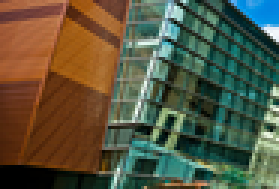
#> input picture images/t2_1.png, 93 x 63 px, shrunk from 543 x 371 before the run (shown 3 times larger); its folder holds 4 pictures in this run; the run also reads 1 picture not shown here
$ python panorama.py   (Python 2 division)
#> lines starting #> are read from the running program, lines starting #| are printed output that depends on the picture; pictures that were not available may be replaced by others from this repository, and a replacement may not be noted
#> in stitch, img is the input picture: shape (63, 93, 3); mean B, G, R 64, 86.7, 86.8
import cv2
import numpy as np
import json
import matplotlib.pyplot as plt
import itertools
from multiprocessing import Pool


def feature_matching(img1, img2):
    '''
    Input: two 3-channel images
    Return: Coordinates of keypoints that match one image
            with the other
    '''
    sift = cv2.xfeatures2d.SIFT_create(
        contrastThreshold=0.04, edgeThreshold=10)
    keypoints1, descriptors1 = sift.detectAndCompute(img1, None)
#> keypoints1 = 83 keypoints; strongest (x, y, size): (90, 42, 1.9), (57, 40, 2.1), (52, 44, 1.8), (89, 39, 1.9)
    keypoints2, descriptors2 = sift.detectAndCompute(img2, None)
#> keypoints2 = 99 keypoints; strongest (x, y, size): (68, 46, 3), (75, 46, 2.9), (62, 58, 3.2), (60, 47, 3)

    matches = []

    for ds1 in range(len(descriptors1)):
        smallest_distance = np.inf
        second_smallest = np.inf

        for ds2 in range(len(descriptors2)):
            distance = np.linalg.norm(descriptors1[ds1] - descriptors2[ds2])
            #distance = np.sqrt(np.sum((descriptors1[ds1] - descriptors2[ds2])**2))

            if distance < smallest_distance:
                second_smallest = smallest_distance
                smallest_distance = distance
                smallest_index = [ds1, ds2]

            elif distance < second_smallest:
                second_smallest = distance

        # ratio test
        if (smallest_distance/second_smallest) < 0.8:
            matches.append(smallest_index)
#> this loop made 83 passes
#> after the loop, matches = [[56, 4], [57, 1], [58, 2], [59, 3], [60, 5], [61, 6], [62, 10], [63, 7], [65, 12], [66, 14], [67, 11], [68, 16], [69, 13], [70, 20], [71, 18], [72, 15], [73, 19], [75, 3], [77, 24], [78, 25], [80, 26]]; smallest_index = [82, 28]

    kp_coordinates_1 = []
    kp_coordinates_2 = []

    for val in np.array(matches)[:, 0]:
        kp_coordinates_1.append(keypoints1[val].pt)
#> this loop made 21 passes
#> val on passes 1 to 12: 56, 57, 58, 59, 60, 61, 62, 63, 65, 66, 67, 68
#> after the loop, kp_coordinates_1 = 21 items, first 6: (70.38, 38.39), (70.95, 6.31), (70.95, 6.31), (70.96, 15.9), (71.81, 30.11), (71.81, 30.11)

    for val in np.array(matches)[:, 1]:
        kp_coordinates_2.append(keypoints2[val].pt)
#> this loop made 21 passes
#> val on passes 1, 7, 9, 10, 12, 14, 15, 17, 18, 19, 20, 21: 4, 10, 12, 14, 16, 20, 18, 19, 3, 24, 25, 26
#> after the loop, kp_coordinates_2 = 21 items, first 6: (4.81, 51.7), (3.39, 19.45), (3.39, 19.45), (3.97, 29.11), (5.84, 43.24), (5.84, 43.24)

    return np.array(kp_coordinates_1, dtype="float32"), np.array(kp_coordinates_2, dtype="float32")


def warp(image1, image2, homography):
    row1, col1, _ = image1.shape
    row2, col2, _ = image2.shape
    imCorner2 = np.float32([[[0, 0]],
                            [[0, row2]],
                            [[col2, row2]],
                            [[col2, 0]]])
    imCorner1 = np.float32([[[0, 0]],
                            [[0, row1]],
                            [[col1, row1]],
                            [[col1, 0]]])

    pTransformed = cv2.perspectiveTransform(imCorner2, homography)
    transformedMat = np.concatenate((imCorner1, pTransformed), axis=0)

    XYend = np.max(transformedMat, axis=0)[0].astype(int)
    XYorigin = np.min(transformedMat, axis=0)[0].astype(int)

    Xmin = XYorigin[0]
    Xmax = XYend[0]

    Ymin = XYorigin[1]
    Ymax = XYend[1]

    widthMod = Xmax - Xmin
    heightMod = Ymax - Ymin
    homographyT = np.array(
        [[1, 0, -Xmin], [0, 1, -Ymin], [0, 0, 1]]).dot(homography)

    imgWarped = cv2.warpPerspective(
        image2, homographyT, (widthMod, heightMod), flags=cv2.INTER_LINEAR)
    imgWarped[-Ymin:row1-Ymin, -Xmin:col1-Xmin] = image1
    #cv2.imwrite(savepath, imgWarped)
    return imgWarped


def rescale_img(img):
    dim = sum(img.shape[:2])
    # print("---dimension----")
    # print(dim)
    if dim < 1000:
        return img
    else:
        width = img.shape[1]
        height = img.shape[0]
        scale = 0.8
        while dim > 1000:
            width = int(width * scale)
            height = int(height * scale)
            dim = height + width
        #print("--out of dim--")
        return cv2.resize(img, (width, height, img.shape[2]), interpolation=cv2.INTER_NEAREST)


def stitch(imgmark, N=4, savepath=''):

    imgpath = [f'./images/{imgmark}_{n}.png' for n in range(1, N+1)]
    imgs = []
    for ipath in imgpath:
        img = cv2.imread(ipath)
        imgs.append(img)

    def get_feature_matches(stitch_combinations):
        #print("inside pool feature")
        pA, pB = feature_matching(
            imgs[stitch_combinations[0]], imgs[stitch_combinations[1]])
        return len(pA), (pA, pB)

    img_indexes = [i for i in range(len(imgs))]
    stitch_combinations = list(itertools.combinations(img_indexes, 2))
    print("Finding stitching order based on good matches.....")

    try:
        #pool = Pool()  # Creating a multiprocessing Pool
        print("Ordering in progress.....")
        matches = pool.map(get_feature_matches, stitch_combinations)
#> in feature_matching (call 3), `keypoints2, descriptors2 = sift.detectAndCompute(img2, None)`:
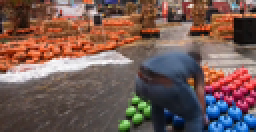
#> img2: shape (66, 128, 3) (shown 2 times larger); mean B, G, R 85, 91.1, 117.7
        match_points = []
        match_len = []
        for cont in matches:
            match_len.append(cont[0])
            match_points.append(cont[1])
    except:
        print("Multi core processing not supported, switching to single core processing.")
        print()
        match_len = []
        match_points = []
        print("Ordering in progress.....")
        for comb in stitch_combinations:
            #print(comb)
            pA, pB = feature_matching(imgs[comb[0]], imgs[comb[1]])
            match_len.append(len(pA))
            match_points.append([pA, pB])

    # part of stitch iff overlap >= 20%
    # taking threshold value as the 20% of maximum number of matches
    overlap_threshold = max(match_len)*0.20
    img_idx_order = np.where(np.array(match_len) >= overlap_threshold)[0]

    overlap_arr = np.identity(N)

    for idx in img_idx_order:
        x = stitch_combinations[idx][0]
        y = stitch_combinations[idx][1]
        overlap_arr[x][y] = 1
        overlap_arr[y][x] = 1

    print("Stitching images.....")

    img_idx_list = {i for i in range(len(imgs))}
    print(img_idx_list)

    # while img_idx_list:
    for idex in img_idx_order:
        print("Images remaining to stitch = ", len(img_idx_list))
        if len(img_idx_list) == 0:
            break

        img_ind1 = stitch_combinations[idex][0]
        img_ind2 = stitch_combinations[idex][1]

        ind1_present = img_ind1 in img_idx_list
        ind2_present = img_ind2 in img_idx_list

        if (ind1_present and ind2_present):
            ptsAB = match_points[idex]
            matches_A, matches_B = ptsAB[0], ptsAB[1]

            if len(matches_A) > overlap_threshold:
                homography, _ = cv2.findHomography(
                    matches_A, matches_B, cv2.RANSAC, 4.0)
                panorama = warp(imgs[img_ind2], imgs[img_ind1], homography)
                img_idx_list.remove(img_ind1)
                img_idx_list.remove(img_ind2)

        elif ind1_present:
            matches_A, matches_B = feature_matching(panorama, imgs[img_ind1])

            if len(matches_A) > overlap_threshold:
                homography, _ = cv2.findHomography(
                    matches_A, matches_B, cv2.RANSAC, 4.0)
                panorama = warp(imgs[img_ind1], panorama, homography)
                img_idx_list.remove(img_ind1)

        elif ind2_present:
            matches_A, matches_B = feature_matching(panorama, imgs[img_ind2])

            if len(matches_A) > overlap_threshold:
                homography, _ = cv2.findHomography(
                    matches_A, matches_B, cv2.RANSAC, 4.0)
                panorama = warp(imgs[img_ind2], panorama, homography)
                img_idx_list.remove(img_ind2)

        else:
            pass
#> this loop made 3 passes
#> pass 1, in warp, `imgWarped = cv2.warpPerspective( image2, homographyT, (widthMod, heigh..`:
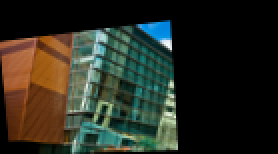
#> imgWarped: shape (77, 139, 3) (shown 2 times larger); mean B, G, R 32.4, 42.8, 40.9
#> pass 1, in stitch, `panorama = warp(imgs[img_ind2], imgs[img_ind1], homography)`:
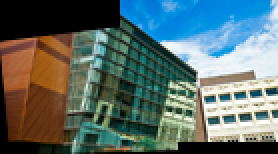
#> panorama: shape (77, 139, 3) (shown 2 times larger); mean B, G, R 106.1, 108.7, 89.6
#> pass 2, in warp (call 2), `imgWarped = cv2.warpPerspective( image2, homographyT, (widthMod, heigh..`:
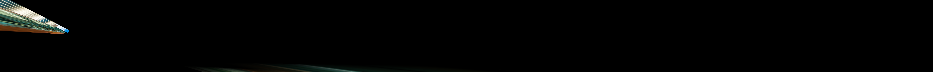
#> imgWarped: shape (72, 933, 3); mean B, G, R 2.5, 3, 2.7
#> pass 2, in stitch, `panorama = warp(imgs[img_ind2], panorama, homography)`:
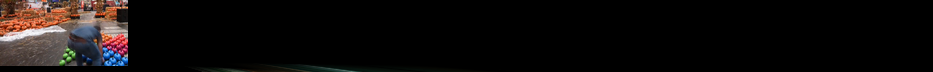
#> panorama: shape (72, 933, 3); mean B, G, R 11, 11.9, 15.1
#> after the loop:
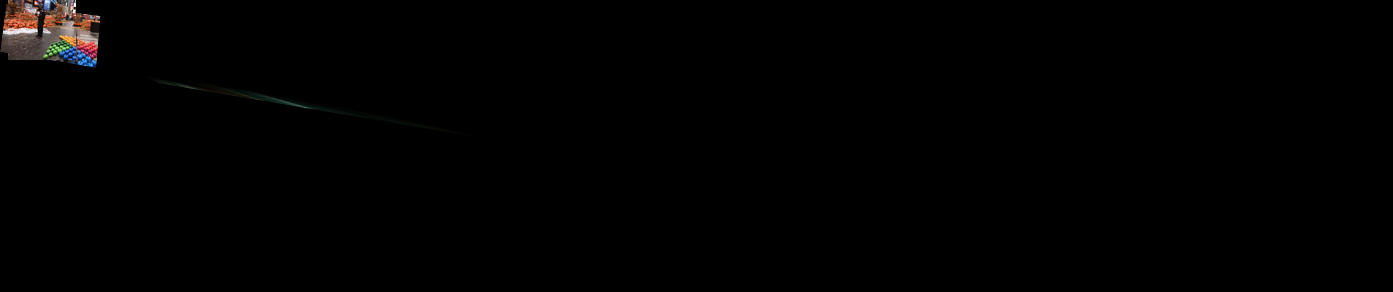
#> panorama: shape (292, 1393, 3); mean B, G, R 1.2, 1.3, 1.6

    print("Done.")
    cv2.imwrite(savepath, panorama)
    return overlap_arr.astype(int)


if __name__ == "__main__":
    pool = Pool()
    # task2
    overlap_arr = stitch('t2', N=4, savepath='task2.png')
    with open('t2_overlap.txt', 'w') as outfile:
        json.dump(overlap_arr.tolist(), outfile)
    # bonus
    overlap_arr2 = stitch('t3', savepath='task3.png')
#> in feature_matching (call 9), `keypoints1, descriptors1 = sift.detectAndCompute(img1, None)`: keypoints1 = 118 keypoints; strongest (x, y, size): (46, 6, 2.4), (63, 61, 2.1), (69, 58, 2.3), (66, 54, 2)
#> (the run stopped early here; a loop or call above may not have finished)
